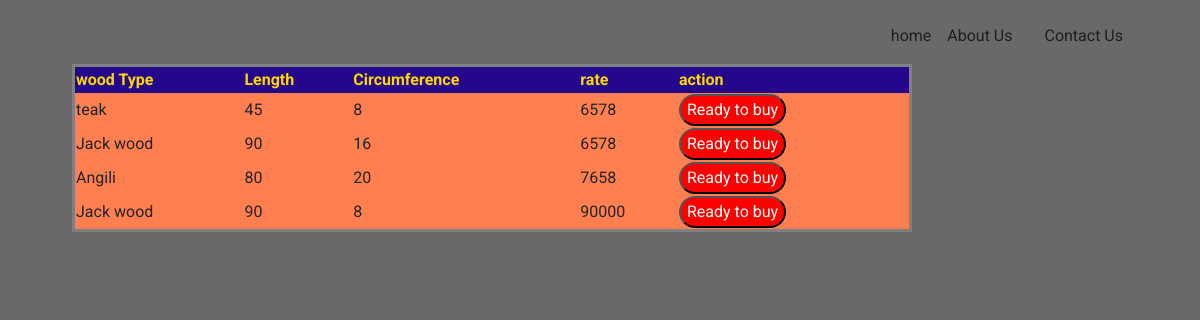
The app's page /product/ with its own data.
### login/models.py (models this page shows)
class sell(models.Model):
    user=models.CharField(max_length=100)
    usname=models.CharField(max_length=100)
    uname=models.CharField(max_length=100)
    m_name=models.CharField(max_length=100)
    wood_id=models.CharField(max_length=100)
    type_of_wood=models.CharField(max_length=100)
    length=models.CharField(max_length=100)
    width=models.CharField(max_length=100)
    rate=models.CharField(max_length=100)
    status=models.CharField(max_length=100)

### login/views.py (the view)
# urls.py: path('product/', views.product, name = "product"),
def product(request):
    m=sell.objects.filter()
    return render(request,'product.html',{'m':m})

### templates/product.html (shortened to what this page needs)
{% load static %}
<!doctype html>
<html lang="en">
<head>
    <link rel="stylesheet" href="{%static 'css/bootstrap.min.css'%} ">
    <link rel="stylesheet" href="{%static 'css/animate.css'%} ">
    <link rel="stylesheet" href="{%static 'css/owl.carousel.min.css'%}">
    <link rel="stylesheet" href="{%static 'css/themify-icons.css'%}">
    <link rel="stylesheet" href="{%static 'css/flaticon.css'%}">
    <link rel="stylesheet" href="{%static 'css/magnific-popup.css'%}">
    <link rel="stylesheet" href="{%static 'css/slick.css'%}">
    <link rel="stylesheet" href="{%static 'css/gijgo.min.css'%}">
    <link rel="stylesheet" href="{%static 'css/nice-select.css'%}">
    <link rel="stylesheet" href="{%static 'css/all.css'%}">
    <link rel="stylesheet" href="{%static 'css/style.css'%}">
</head>
<body  style="background-color: dimgray;">
    <header class="main_menu home_menu">
        <div class="container">
            <div class="row align-items-center">
                <div class="col-lg-12">
                    <nav class="navbar navbar-expand-lg navbar-light">
                        <div class="collapse navbar-collapse main-menu-item justify-content-end"
                            id="navbarSupportedContent">
                            <li><a class="active" href="#">home</a></li>
                                        <li>        <a class="nav-link" href="/elements">About Us</a></li>
                                    <li><a class="nav-link" href="/contact1">Contact Us</a></li>
    </header>
       <table style="width: 70%; border-style:solid;margin-left:6%;background-color:coral"><thead>
           <tr>
              <th>wood Type</th>
              <th>Length</th>
              <th>Circumference</th>
              <th>rate</th>
              <th>action</th>
           </tr>
           </thead>
           {% for e in m %}
           <tr>
           <td>{{e.type_of_wood}}</td>
           <td>{{e.length}}</td>
           <td>{{e.width}}</td>
           <td>{{e.rate}}</td>
           <td>
                <form action="/login/" method="POST">
                <input type="submit" value="Ready to buy" style="color: #ffffff;background:red;border-radius: 10em;height: 2em;">
            </form>
           </td>
        </tr>
           {% endfor %}
       </table>
</body>
</html>

### templates/product.html (style rules this page uses)
th { color: gold;background-color: rgb(36, 7, 139);align-self: auto; }

### records on screen
sell: type_of_wood "teak", length "45", width "8", rate "6578"
sell: type_of_wood "Jack wood", length "90", width "16", rate "6578"
sell: type_of_wood "Angili", length "80", width "20", rate "7658"
sell: type_of_wood "Jack wood", length "90", width "8", rate "90000"
